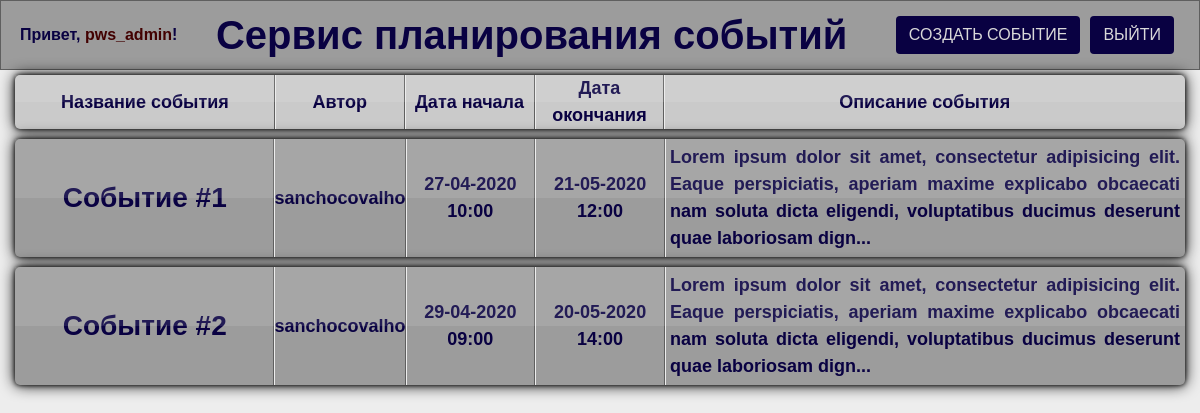
Screenshot of / (signed in) with the database file from the repository.
### app/models.py (models this page shows, shortened)
class User(db.Model, UserMixin):
    __tablename__ = 'user'
    id = db.Column(db.Integer, primary_key=True)
    username = db.Column(db.String(48), unique=True)
    password = db.Column(db.String(128))
    email = db.Column(db.String(64))
    firstname = db.Column(db.String(48))
    lastname = db.Column(db.String(48))
    is_superuser = db.Column(db.Boolean, default=False)
    event = db.relationship('Event', backref='users', lazy='dynamic')
    @property
    def is_authenticated(self):
        return True

class Event(db.Model):
    __tablename__ = 'event'
    id = db.Column(db.Integer, primary_key=True)
    title = db.Column(db.String(64))
    description = db.Column(db.Text, nullable=False)
    start_time = db.Column(db.DateTime)
    end_time = db.Column(db.DateTime)
    author = db.Column(db.String, db.ForeignKey('user.username'), nullable=False)

### app/routes.py (the view)
@app.route('/')
def index():
    if not current_user.is_authenticated:
        loginform = LoginForm()
        signupform = SignupForm()
        return render_template('index.html', loginform=loginform, form=signupform)
    else:
        events = Event.query.all()
        return render_template('index.html', events=events)

### app/__init__.py (called while the page is built)
@app.template_filter('datetime')
def format_datetime(value, format="%d-%m-%Y %H:%M"):
    if value is None:
        return ""
    return value.strftime(format)

@app.template_filter('truncatechars')
def truncatechars(text, chars=500):
    if text is None:
        return ""
    if len(text) <= chars:
        return text
    else:
        return text[:chars] + "..."

### app/admin.py (called while the page is built)
def init_login_manager():
    login_manager = LoginManager()
    login_manager.init_app(app)
    @login_manager.user_loader
    def load_user(user_id):
        return User.query.get(user_id)

### app/templates/index.html (shortened to what this page needs)
{% extends 'base.html' %}
{% block styles %}
    <link rel="stylesheet" type="text/css" href="{{ url_for('static', filename='css/bootstrap.min.css') }}">
    <link rel="stylesheet" type="text/css" href="{{ url_for('static', filename='css/style.css') }}">
{% endblock %}
{% block content %}
    {% if current_user.is_authenticated %}
    <header class="container-fluid header">
        <div class="user-box">
            Привет, <a href="/user/{{current_user.id}}"><span class="cur_user">{{current_user.username}}</span></a>!
        </div>
        <h2 class="page-title">Сервис планирования событий</h2>
        <div class="btn-box">
            <form class="addevent-box" action="/create_event">
                <button class="btn btn-global" type="submit">Создать событие</button>
            </form>
            <form class="logout-box" action="/logout">
                <button class="btn btn-global" type="submit">Выйти</button>
            </form>
        </div>
    </header>
    <div class="container-fluid">
        <div class="card-column">
            {% if events %}
            <div class="card-head-box">
                <div class="card-head-name">Название события</div>
                <div class="card-author">Автор</div>
                <div class="card-date">Дата начала</div>
                <div class="card-date">Дата окончания</div>
                <div class="card-desc">Описание события</div>
            </div>
            {% for event in events %}
            <a class="card-box" href="/event/{{event.id}}">
                <div class="card-name">{{event.title|truncatechars(25)}}</div>
                <div class="card-author">{{event.author}}</div>
                <div class="card-date">{{event.start_time|datetime}}</div>
                <div class="card-date">{{event.end_time|datetime}}</div>
                <div class="card-desc">{{event.description|truncatechars(190)}}</div>
            </a>
            {% endfor %}
            {% else %}
            <div class="card-head-box">
                <div class="card-nothing">Пока нет ни одного события</div>
            </div>
            {% endif %}
        </div>
    </div>
    {% endif %}
{% endblock %}

### app/templates/base.html (shortened to what this page needs)
<!DOCTYPE html>
<html lang="ru">
<head>
    {% block styles %}{% endblock %}
</head>
<body>
    {% block content %}{% endblock %}
</body>
</html>

### app/static/css/style.css (style rules this page uses)
a, a:hover { text-decoration: none; }
* { font-family: "Consolas", sans-serif; padding: 0; margin: 0; }
body { background: #ededed; min-height: 100vh; }
.header, .status { display: flex; flex-direction: row; justify-content: space-between; align-items: center; background: #9c9c9c; border: 1px solid #5f5f5f; }
.header { background: #9c9c9c; padding: 10px 15px; }
.cur_user { color: #420101; }
.addevent-box, .logout-box { padding: 0 2px; }
.main-title, .page-title { color: #090142; font-weight: 800; text-align: center; }
.page-title { margin: 0; padding: 0; font-size: 40px; }
.user-box { color: #090142; font-weight: 800; margin: 10px 0 10px 4px ; white-space: nowrap; text-align: center; }
.btn-box { display: flex; margin: 5px 5px; }
.card-column { display: flex; flex-direction: column; align-items: center; width: 100%; }
.card-head-box, .card-box { position: relative; margin: 5px 0; padding: 0; display: flex; flex-direction: row; justify-content: space-between; width: 100%; min-height: 40px; border-radius: 5px; background: #9c9c9c; box-shadow: 0 0 5px #000, 0 0 15px #000; transition: 0.2s; text-decoration: none; }
.card-head-box { background: #cacaca; }
.card-head-box::before, .card-box::before { content: ''; position: absolute; top: 0; left: 0; width: 100%; height: 50%; background: rgba(255,255,255,0.1); z-index: 1; }
.card-name { display: flex; justify-content: center; align-items: center; text-align: center; position: relative; width: 25%; color: #090142; font-size: 28px; font-weight: 600; }
.card-author, .card-date { display: flex; justify-content: center; align-items: center; text-align: center; position: relative; width: 12.5%; font-size: 18px; color: #090142; font-weight: 800; word-wrap: break-word; }
.card-head-name { display: flex; justify-content: center; align-items: center; text-align: center; position: relative; width: 25%; color: #090142; font-size: 18px; font-weight: 800; }
.card-desc { position: relative; display: flex; align-items: center; justify-content: flex-start; text-align: justify; padding: 5px 5px; width: 50%; font-size: 18px; color: #090142; font-weight: 800; word-wrap: break-word; }
.card-author::before, .card-date::before, .card-desc::before { content: ''; width: 1px; height: 100%; background: #ededed; position: absolute; top: 0; left: 0; z-index: 1; }
.card-head-name::after, .card-name::after, .card-date::after, .card-author::after { content: ''; width: 1px; height: 100%; background: #5f5f5f; position: absolute; bottom: inherit; top: 0; right: 0; }
.card-head-box > .card-desc { justify-content: center; }
.btn-global { margin: 0 3px; background: #090142; color: #d9d9d9; text-transform: uppercase; }

### rows the page displays
User: username "pws_admin"
Event: title "Cобытие #1", author "sanchocovalho", start_time "27-04-2020 10:00", end_time "21-05-2020 12:00", description "Lorem ipsum dolor sit amet, consectetur adipisicing elit. Eaque perspiciatis, aperiam maxime explicabo obcaecati nam soluta dicta eligendi, voluptatibus ducimus deserunt quae laboriosam dign..."
Event: title "Cобытие #2", author "sanchocovalho", start_time "29-04-2020 09:00", end_time "20-05-2020 14:00", description "Lorem ipsum dolor sit amet, consectetur adipisicing elit. Eaque perspiciatis, aperiam maxime explicabo obcaecati nam soluta dicta eligendi, voluptatibus ducimus deserunt quae laboriosam dign..."
